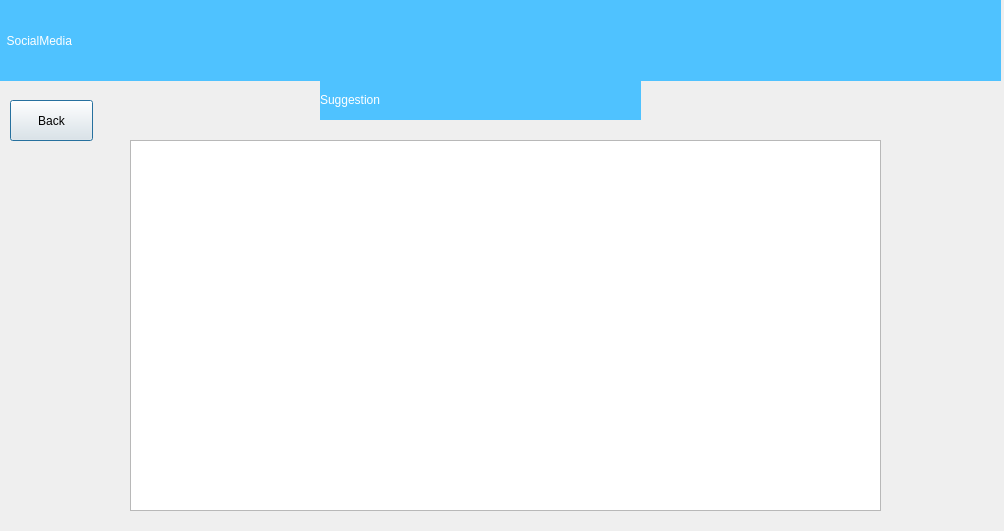
<?xml version="1.0" encoding="UTF-8"?>
<ui version="4.0">
 <class>Suggestion</class>
 <widget class="QDialog" name="Suggestion">
  <property name="geometry">
   <rect>
    <x>0</x>
    <y>0</y>
    <width>1004</width>
    <height>531</height>
   </rect>
  </property>
  <property name="windowTitle">
   <string>Dialog</string>
  </property>
  <widget class="QLabel" name="label">
   <property name="geometry">
    <rect>
     <x>0</x>
     <y>0</y>
     <width>1001</width>
     <height>81</height>
    </rect>
   </property>
   <property name="styleSheet">
    <string notr="true">background-color: rgb(79, 194, 255);
color: rgb(255, 255, 255);
font: 16pt &quot;Impact&quot;;</string>
   </property>
   <property name="text">
    <string>  SocialMedia</string>
   </property>
  </widget>
  <widget class="QListWidget" name="list_suggestion">
   <property name="geometry">
    <rect>
     <x>130</x>
     <y>140</y>
     <width>751</width>
     <height>371</height>
    </rect>
   </property>
   <property name="styleSheet">
    <string notr="true"/>
   </property>
  </widget>
  <widget class="QLabel" name="label_2">
   <property name="geometry">
    <rect>
     <x>320</x>
     <y>79</y>
     <width>321</width>
     <height>41</height>
    </rect>
   </property>
   <property name="styleSheet">
    <string notr="true">background-color: rgb(79, 194, 255);
color: rgb(255, 255, 255);
font: 16pt &quot;Impact&quot;;</string>
   </property>
   <property name="text">
    <string>Suggestion</string>
   </property>
  </widget>
  <widget class="QPushButton" name="pushButton">
   <property name="geometry">
    <rect>
     <x>10</x>
     <y>100</y>
     <width>83</width>
     <height>41</height>
    </rect>
   </property>
   <property name="text">
    <string>Back</string>
   </property>
  </widget>
 </widget>
 <resources/>
 <connections/>
</ui>
